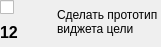
<?xml version="1.0" encoding="UTF-8"?>
<ui version="4.0">
 <class>GoalBody</class>
 <widget class="QWidget" name="GoalBody">
  <property name="geometry">
   <rect>
    <x>0</x>
    <y>0</y>
    <width>161</width>
    <height>47</height>
   </rect>
  </property>
  <property name="sizePolicy">
   <sizepolicy hsizetype="MinimumExpanding" vsizetype="MinimumExpanding">
    <horstretch>0</horstretch>
    <verstretch>0</verstretch>
   </sizepolicy>
  </property>
  <property name="windowTitle">
   <string>Form</string>
  </property>
  <widget class="QWidget" name="horizontalLayoutWidget">
   <property name="geometry">
    <rect>
     <x>0</x>
     <y>0</y>
     <width>158</width>
     <height>44</height>
    </rect>
   </property>
   <layout class="QGridLayout" name="gridLayout">
    <item row="0" column="0">
     <layout class="QVBoxLayout" name="verticalLayout">
      <item>
       <widget class="QCheckBox" name="check_open">
        <property name="sizePolicy">
         <sizepolicy hsizetype="MinimumExpanding" vsizetype="Fixed">
          <horstretch>0</horstretch>
          <verstretch>0</verstretch>
         </sizepolicy>
        </property>
        <property name="text">
         <string/>
        </property>
       </widget>
      </item>
      <item>
       <widget class="QLabel" name="label_number">
        <property name="sizePolicy">
         <sizepolicy hsizetype="MinimumExpanding" vsizetype="MinimumExpanding">
          <horstretch>0</horstretch>
          <verstretch>0</verstretch>
         </sizepolicy>
        </property>
        <property name="font">
         <font>
          <pointsize>12</pointsize>
          <weight>75</weight>
          <bold>true</bold>
         </font>
        </property>
        <property name="text">
         <string>12</string>
        </property>
       </widget>
      </item>
     </layout>
    </item>
    <item row="0" column="1">
     <widget class="QLabel" name="label_goal_name">
      <property name="sizePolicy">
       <sizepolicy hsizetype="MinimumExpanding" vsizetype="MinimumExpanding">
        <horstretch>0</horstretch>
        <verstretch>0</verstretch>
       </sizepolicy>
      </property>
      <property name="text">
       <string>Сделать прототип
виджета цели</string>
      </property>
     </widget>
    </item>
   </layout>
  </widget>
  <zorder>horizontalLayoutWidget</zorder>
  <zorder>label_number</zorder>
 </widget>
 <resources/>
 <connections/>
</ui>
